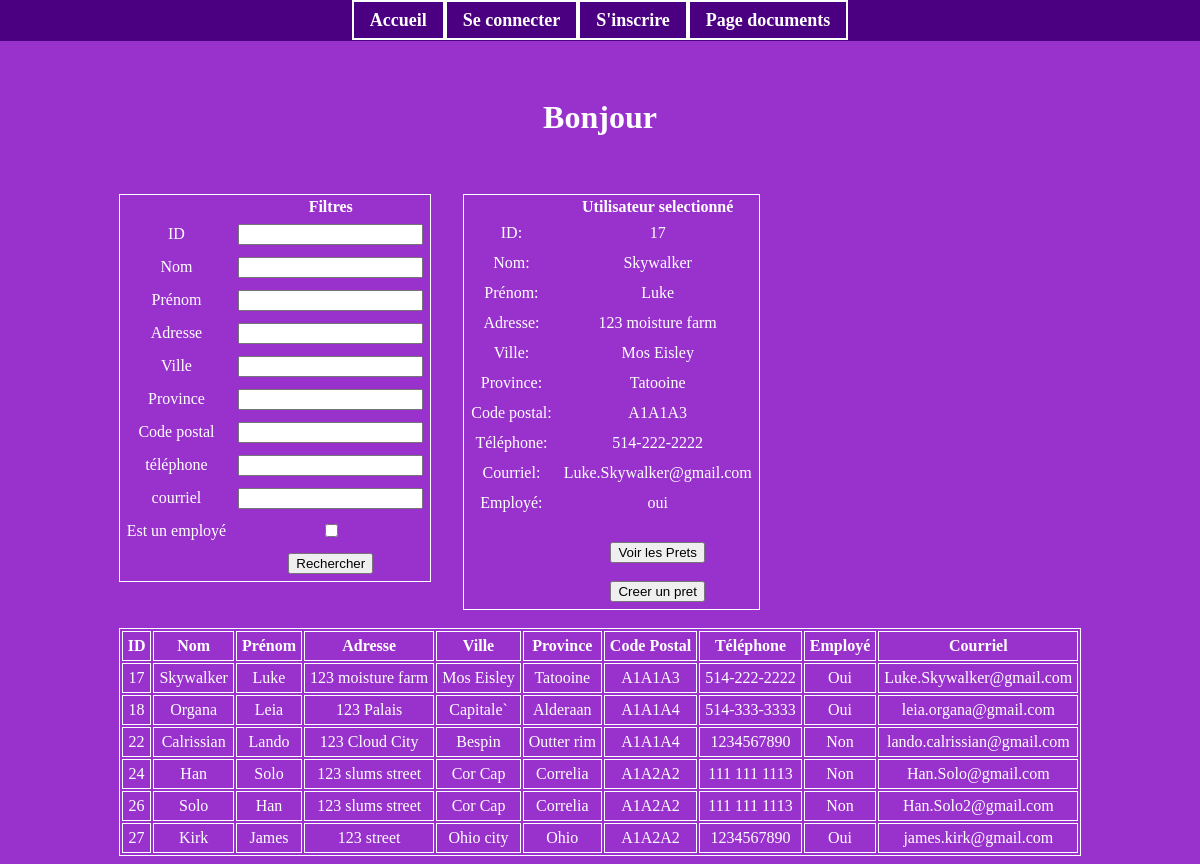
The app's page /admin.php with its own data.
### tables this page shows
CREATE TABLE `utilisateurs` (
  `ID` int NOT NULL,
  `nom` varchar(50) NOT NULL,
  `prenom` varchar(50) NOT NULL,
  `adresse` varchar(255) NOT NULL,
  `ville` varchar(50) NOT NULL,
  `province` varchar(50) NOT NULL,
  `codePostal` varchar(6) NOT NULL,
  `telephone` varchar(15) NOT NULL,
  `password` varchar(255) NOT NULL,
  `isEmploye` tinyint(1) NOT NULL DEFAULT (0),
  `isAdmin` tinyint(1) NOT NULL DEFAULT (0),
  `courriel` varchar(255) NOT NULL
);

### admin.php (the view, shortened to what this page needs)
<?php
    require_once 'fonctions.php';
?>
<!DOCTYPE html>
<html lang="en">
<head>
    <link rel="stylesheet" href="./css/style.css">
</head>
<body>
    <div class="page">
        <div class='container'>
            <?php
                echo "<h1>Bonjour " . $_SESSION['prenom'] . " " . $_SESSION['nom']  . "</h1>";
                $pdo = openConnexion($attr, $user, $pass, $opts);
                $id = isset($_POST['id']) ? $_POST['id'] : null ;
                $nom = isset($_POST['nom']) ? $_POST['nom'] : null ;
                $prenom = isset($_POST['prenom']) ? $_POST['prenom'] : null ;
                $adresse = isset($_POST['adresse']) ? $_POST['adresse'] : null ;
                $ville = isset($_POST['ville']) ? $_POST['ville'] : null ;
                $province = isset($_POST['province']) ? $_POST['province'] : null ;
                $codePostal = isset($_POST['codePostal']) ? $_POST['codePostal'] : null ;
                $telephone = isset($_POST['telephone']) ? $_POST['telephone'] : null ;
                $isEmploye = isset($_POST['isEmploye']) ? 1 : 0 ;
                $courriel = isset($_POST['courriel']) ? $_POST['courriel'] : null ;
                try{
                    $sql = ($isEmploye == 1) ?
                    "SELECT
                    ID,
                    nom AS Nom,
                    prenom AS Prénom,
                    adresse AS Adresse,
                    ville AS Ville,
                    province As Province,
                    codePostal AS 'Code postal',
                    telephone AS Téléphone,
                    courriel AS Courriel,
                    isEmploye AS Employé
                    FROM `utilisateurs`
                    WHERE ID        LIKE :id
                    AND nom         LIKE :nom
                    AND prenom      LIKE :prenom
                    AND adresse     LIKE :adresse
                    AND ville       LIKE :ville
                    AND province    LIKE :province
                    AND codePostal  LIKE :codePostal
                    AND telephone   LIKE :telephone
                    AND courriel    LIKE :courriel
                    AND isEmploye   = :isEmploye":
                    "SELECT
                    ID,
                    nom AS Nom,
                    prenom AS Prénom,
                    adresse AS Adresse,
                    ville AS Ville,
                    province As Province,
                    codePostal AS 'Code postal',
                    telephone AS Téléphone,
                    courriel AS Courriel,
                    isEmploye AS Employé
                    FROM `utilisateurs`
                    WHERE ID        LIKE :id
                    AND nom         LIKE :nom
                    AND prenom      LIKE :prenom
                    AND adresse     LIKE :adresse
                    AND ville       LIKE :ville
                    AND province    LIKE :province
                    AND codePostal  LIKE :codePostal
                    AND telephone   LIKE :telephone
                    AND courriel    LIKE :courriel";
                    $command =  $pdo->prepare($sql);
                    $command->bindValue(':id', '%'.($id ?? '').'%', PDO::PARAM_STR);
                    $command->bindValue(':nom', '%'.($nom ?? '').'%', PDO::PARAM_STR);
                    $command->bindValue(':prenom', '%'.($prenom ?? '').'%', PDO::PARAM_STR);
                    $command->bindValue(':adresse', '%'.($adresse ?? '').'%', PDO::PARAM_STR);
                    $command->bindValue(':ville', '%'.($ville ?? '').'%', PDO::PARAM_STR);
                    $command->bindValue(':province', '%'.($province ?? '').'%', PDO::PARAM_STR);
                    $command->bindValue(':codePostal', '%'.($codePostal ?? '').'%', PDO::PARAM_STR);
                    $command->bindValue(':telephone', '%'.($telephone ?? '').'%', PDO::PARAM_STR);
                    $command->bindValue(':courriel', '%'.($courriel ?? '').'%', PDO::PARAM_STR);
                    $command->execute();
                }
                catch (PDOException $e) {
                    echo "Erreur : " . $e->getMessage();
                }
            ?>
            <br>
            <br>
            <div class="horizontal">
                <table>
                    <form action="admin.php" method="post">
                        <tr>
                            <th></th>
                            <th>Filtres</th>
                        </tr>
                        <tr>
                            <td>ID</td>
                            <td><input type="text" name="id"></td>
                        </tr>
                        <tr>
                            <td>Nom</td>
                            <td><input type="text" name="nom"></td>
                        </tr>
                        <tr>
                            <td>Prénom</td>
                            <td><input type="text" name="prenom"></td>
                        </tr>
                        <tr>
                            <td>Adresse</td>
                            <td><input type="text" name="adresse"></td>
                        </tr>
                        <tr>
                            <td>Ville</td>
                            <td><input type="text" name="ville"></td>
                        </tr>
                        <tr>
                            <td>Province</td>
                            <td><input type="text" name="province"></td>
                        </tr>
                        <tr>
                            <td>Code postal</td>
                            <td><input type="text" name="codePostal"></td>
                        </tr>
                        <tr>
                            <td>téléphone</td>
                            <td><input type="text" name="telephone"></td>
                        </tr>
                        <tr>
                            <td>courriel</td>
                            <td><input type="text" name="courriel"></td>
                        </tr>
                        <tr>
                            <td>Est un employé</td>
                            <td><input type="checkbox" name="isEmploye" value="1" <?php if($isEmploye == 1)  {echo'checked';} ?> onchange="this.form.requestSubmit()"></td>
                        </tr>
                        <tr>
                            <td></td>
                            <td><button type='submit' name='recherche' value='recherche'>Rechercher</button></td>
                        </tr>
                    </form>
                </table>
                <table>
                    <tr>
                        <th></th>
                        <th>Utilisateur selectionné</th>
                    </tr>
                    <?php
                    $rows = $command->fetchAll(PDO::FETCH_ASSOC);
                    if (!$rows) {
                        echo "<tr><td>Aucun document trouvé.</td></tr>";
                        $selected = null;
                    }
                    else {
                    $selectedId = $_POST['selected_id'] ?? $rows[0]['ID'] ?? null;
                    $selected = null;
                    foreach ($rows as $r) {
                        if ((string)$r['ID'] === (string)$selectedId) {
                            $selected = $r;
                            break;
                        }
                    }
                        $command->execute();
                        $rows = $command->fetchAll(PDO::FETCH_ASSOC);
                        $selected = null;
                        foreach ($rows as $r) {
                            if ((string)$r['ID'] === (string)$selectedId) {
                                $selected = $r;
                                break;
                            }
                        }
                        foreach ($selected as $fieldName => $value) {
                            if($fieldName != 'password' && $fieldName != 'isAdmin'){
                                if($fieldName != 'Employé'){
                                    echo "<tr><td>" . htmlspecialchars($fieldName) . ":</td><td> " . htmlspecialchars($value) . "</td></tr>";
                                }
                                else{
                                    $valuePrint  = $value ? "oui" : "non";
                                    echo "<tr><td>" . htmlspecialchars($fieldName) . ":</td><td> " . $valuePrint. "</td></tr>";
                                }
                            }
                        }
                    }
                    ?>
                    <tr>
                        <td></td>
                        <td>
                            <br>
                            <form action="prets.php" method="post">
                                <?php
                                    if($selected){
                                        echo "<button type='submit' name='voirPrets' value='voirPrets'>Voir les Prets</button>";
                                    }
                                ?>
                            </form>
                            <br>
                            <form action="nouveauPret.php" method="post">
                                <?php
                                    if($selected){
                                        echo "<button type='submit' name='nouveauPret' value='" . htmlspecialchars($selected["ID"]) . "'>Creer un pret</button>";
                                    }
                                ?>
                            </form>
                        </td>
                    </tr>
                </table>
            </div>
            <br>
            <table>
                <tr>
                    <th class='list'>ID<br></th>
                    <th class='list'>Nom<br></th>
                    <th class='list'>Prénom<br></th>
                    <th class='list'>Adresse<br></th>
                    <th class='list'>Ville<br></th>
                    <th class='list'>Province<br></th>
                    <th class='list'>Code Postal<br></th>
                    <th class='list'>Téléphone<br></th>
                    <th class='list'>Employé<br></th>
                    <th class='list'>Courriel<br></th>
                </tr>
                <?php
                    $cols = ['ID','Nom','Prénom','Adresse','Ville','Province','Code postal','Téléphone','Employé', 'Courriel'];
                    foreach ($rows as $row) {
                        $idAttr = htmlspecialchars((string)($row['ID'] ?? ''), ENT_QUOTES, 'UTF-8');
                        echo '<tr class="listRow" data-id="'.$idAttr.'" onclick="selectionerDocument(this)">';
                        foreach ($cols as $c) {
                            $val = $row[$c] ?? '';
                            if ($c === 'Employé') {
                                $out = ((int)$val === 1) ? 'Oui' : 'Non';
                            } else {
                                $out = htmlspecialchars((string)$val);
                            }
                            echo '<td class="list">'.$out.'</td>';
                        }
                        echo '</tr>';
                    }
                ?>
            </table>
        </div>
    </div>
</body>
</html>

### css/style.css (style rules this page uses)
body { background-color: darkorchid; }
.page { text-align: center; display: flex; align-items: flex-start; justify-content: center; min-height: 100vh; height: auto; padding-top: 70px; box-sizing: border-box; }
.container { display: inline-block; color: white; max-width: 100%; }
td { padding: 5px; }
table { border: 1px solid white; }
.list { border: 1px solid white; padding: 5px; }
.horizontal { display: flex; gap: 2rem; align-items: flex-start; }

### records on screen
utilisateurs: ID "17", nom "Skywalker", prenom "Luke", adresse "123 moisture farm", ville "Mos Eisley", province "Tatooine", codePostal "A1A1A3", telephone "514-222-2222", courriel "Luke.Skywalker@gmail.com", isEmploye "oui", isEmploye "Oui"
utilisateurs: ID "18", nom "Organa", prenom "Leia", adresse "123 Palais", ville "Capitale`", province "Alderaan", codePostal "A1A1A4", telephone "514-333-3333", isEmploye "Oui", courriel "leia.organa@gmail.com"
utilisateurs: ID "22", nom "Calrissian", prenom "Lando", adresse "123 Cloud City", ville "Bespin", province "Outter rim", codePostal "A1A1A4", telephone "1234567890", isEmploye "Non", courriel "lando.calrissian@gmail.com"
utilisateurs: ID "24", nom "Han", prenom "Solo", adresse "123 slums street", ville "Cor Cap", province "Correlia", codePostal "A1A2A2", telephone "111 111 1113", isEmploye "Non", courriel "Han.Solo@gmail.com"
utilisateurs: ID "26", nom "Solo", prenom "Han", adresse "123 slums street", ville "Cor Cap", province "Correlia", codePostal "A1A2A2", telephone "111 111 1113", isEmploye "Non", courriel "Han.Solo2@gmail.com"
utilisateurs: ID "27", nom "Kirk", prenom "James", adresse "123 street", ville "Ohio city", province "Ohio", codePostal "A1A2A2", telephone "1234567890", isEmploye "Oui", courriel "james.kirk@gmail.com"

### other values on screen
$fieldName "ID"
$fieldName "Nom"
$fieldName "Prénom"
$fieldName "Adresse"
$fieldName "Ville"
$fieldName "Province"
$fieldName "Code postal"
$fieldName "Téléphone"
$fieldName "Courriel"
$fieldName "Employé"
